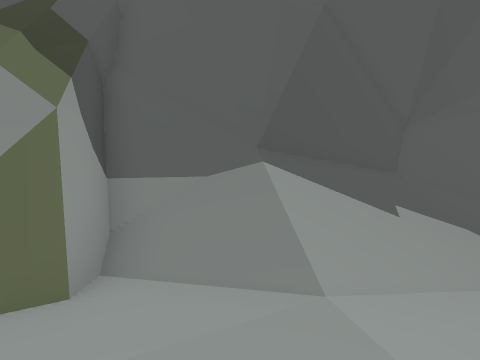
View 1 (above)

16 first-person views from a walk through a Unity game level. The camera is 1.4 m above the floor, tilts 10° down and sees 70° across. The floor is counted in squares, 1 m on a side. Each view is taken from the middle of a square. On the plan, view 1 faces up. The plan holds only what a view shows up to about 15 squares ahead; the rest is blank. The place goes on beyond the plan.

View 2
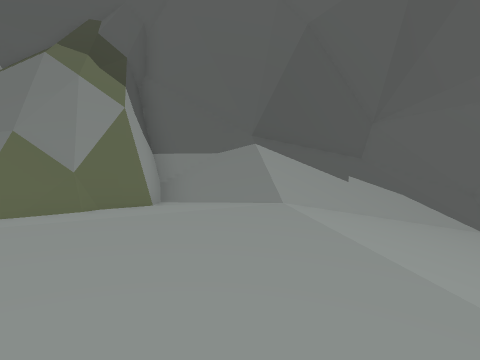

View 3
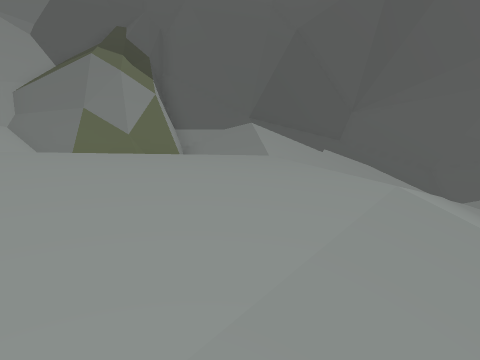

View 4
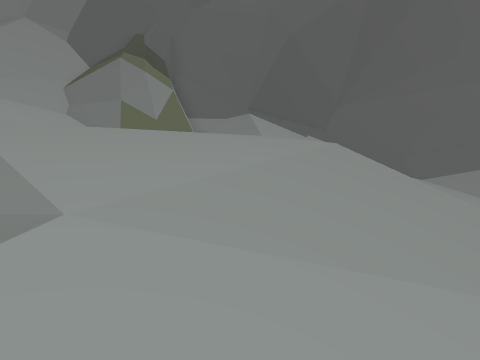

View 5
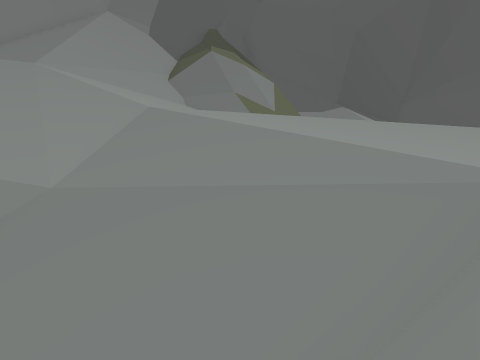

View 6
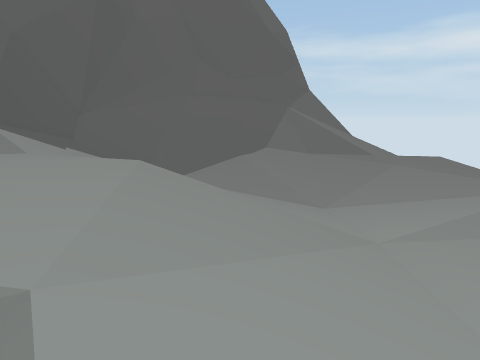

View 7
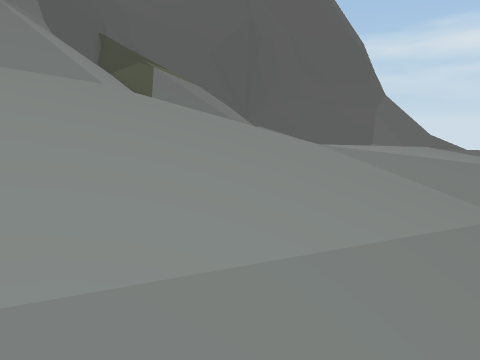

View 8
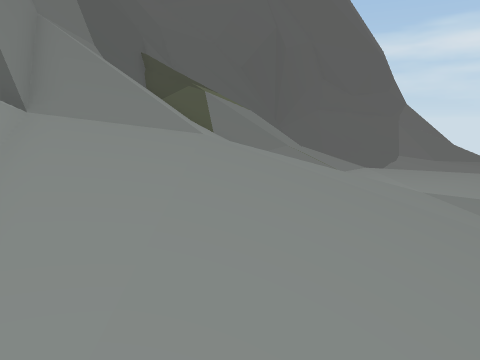

View 9
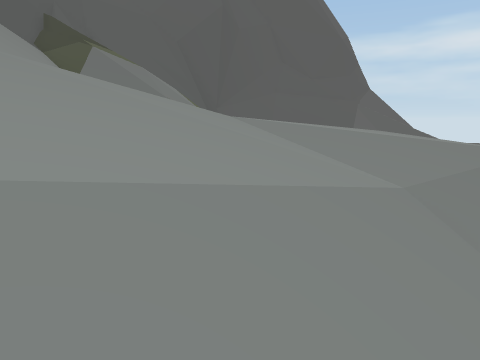

View 10
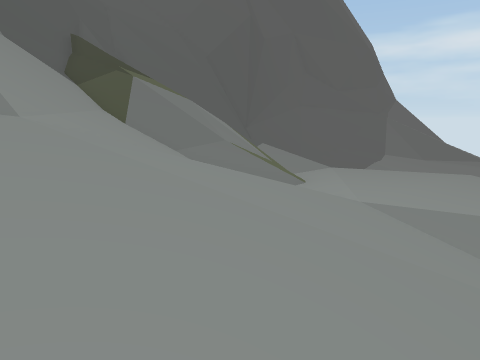

View 11
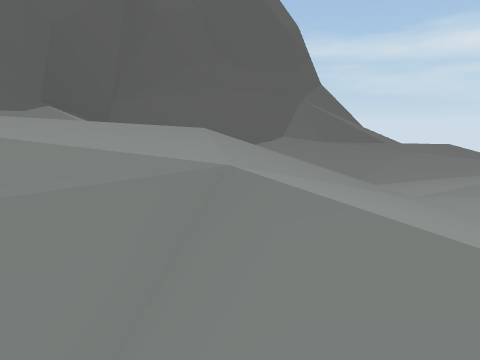

View 12
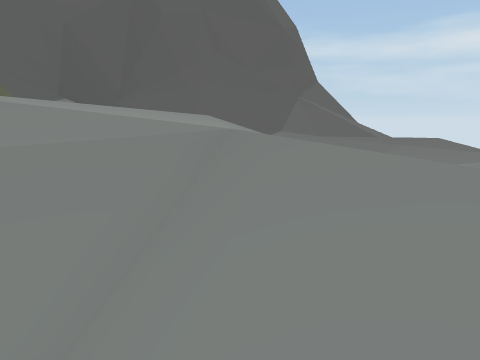

View 13
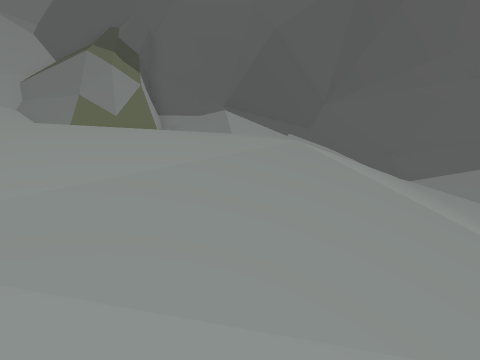

View 14
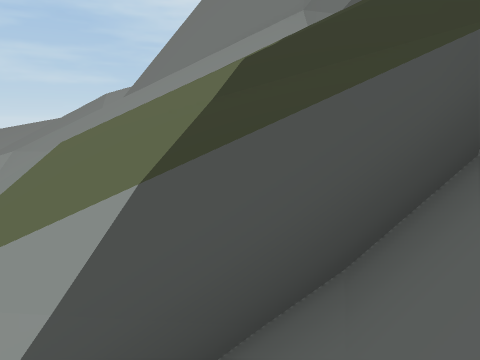

View 15
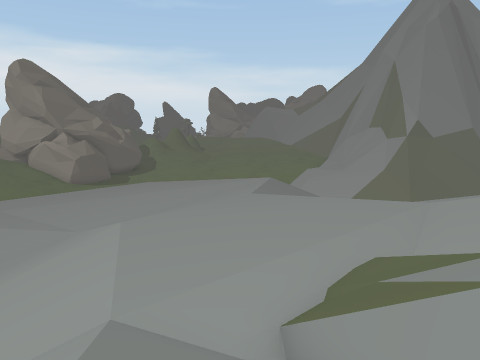

View 16
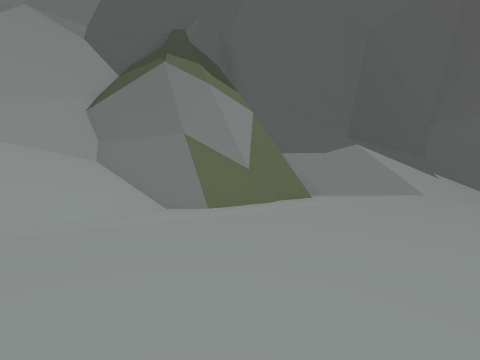

### Floor plan
Key: @ floor where view 1 was taken; # wall or solid block; . main floor; : floor 0.5 m higher than the main floor; - floor 0.5 m lower than the main floor; + floor 0.75 m higher than the main floor; _ floor 0.75 m lower than the main floor; * floor 1.25 m higher than the main floor; < floor 1.25 m lower than the main floor; % floor 1.5 m higher than the main floor; ( floor 1.5 m lower than the main floor; ! floor 2 m lower than the main floor; ? floor 2.5 m lower than the main floor; & floor 4.5 m higher than the main floor; $ floor 4.75 m higher than the main floor; / step, stairs or slope; = window, fence, low wall or low ledge; O other object.
Columns run from 16 left of view 1 to 8 right of it. Each row starts with its distance up from view 1.
 12          ##====     ##///
 11          #==$&$$   ##=///
 10          #=/####  ##=O///
  9       //##//==######/////
  8      ////////=/=##=//////
  7      ////////=//==//////?
  6      ////////=/////////!?
  5     //////////=//////((/?
  4     //////////=/////_<//?
  3     ///////////../-__<//?
  2 // ///////+///....-__//!?
  1 // /%%%%*++:......--///!?
  0 // %%%//*+:.....@..////!?
 -1 ///%*/////:::......////??
 -2 ///*///////:....../////??
 -3  /+///////./....../////??
 -4   ////////.//..../////!??
 -5    ///////-//...//////!??
 -6    / /////////////////!!!
 -7      / // /////___<((((!!
 -8            ///O__<<(((((
 -9             //___<(
-10            ///_

Positions as (right, up) in squares from view 1, and headings:
1: (0, 0), facing up
2: (0, -3), facing up
3: (0, -6), facing up
4: (0, -9), facing up
5: (-4, -9), facing up
6: (-2, -9), facing up-right
7: (-13, -6), facing up-right
8: (-14, -4), facing up-right
9: (-11, -7), facing up-right
10: (-11, -4), facing up-right
11: (-4, -9), facing up-right
12: (-5, -10), facing up-right
13: (1, -8), facing up
14: (-1, 7), facing left
15: (-1, 7), facing down
16: (-3, -4), facing up
